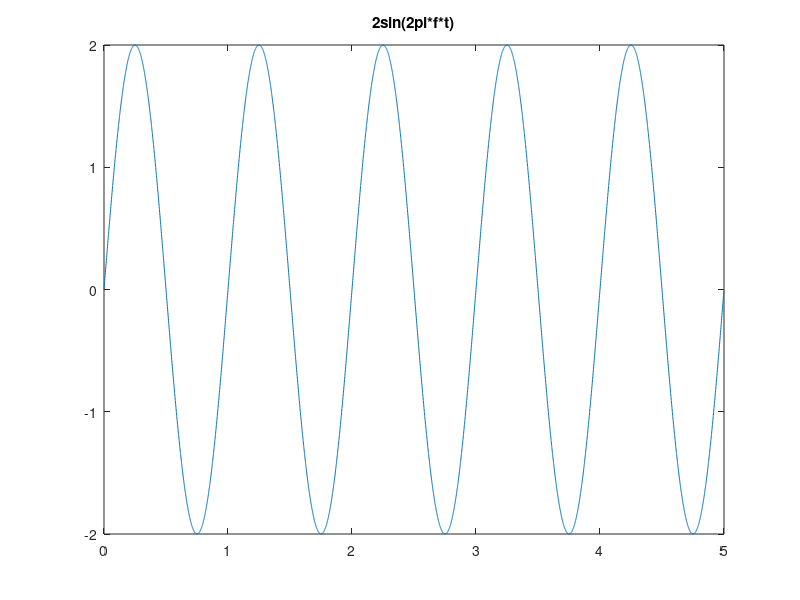

The MATLAB source for this figure: (Note: this script raises an error after producing the figure.)
f0 = 1;
Ta = 0.001;
T0 = 1/f0;
t = 0 : Ta :5-Ta;

z = 2*sin(2*pi*f0*t);
figure(4)
plot(t,z);
title("2sin(2pi*f*t)")

[ak,bk] = ex05(Ta,T0,z,10);

w = funct(Ta,f0,5,ak,bk);
t = 0 : Ta : (5*T0)-Ta;
figure(5)
plot(t,w);  
title("2sin(2pi*f*t) transformada")
